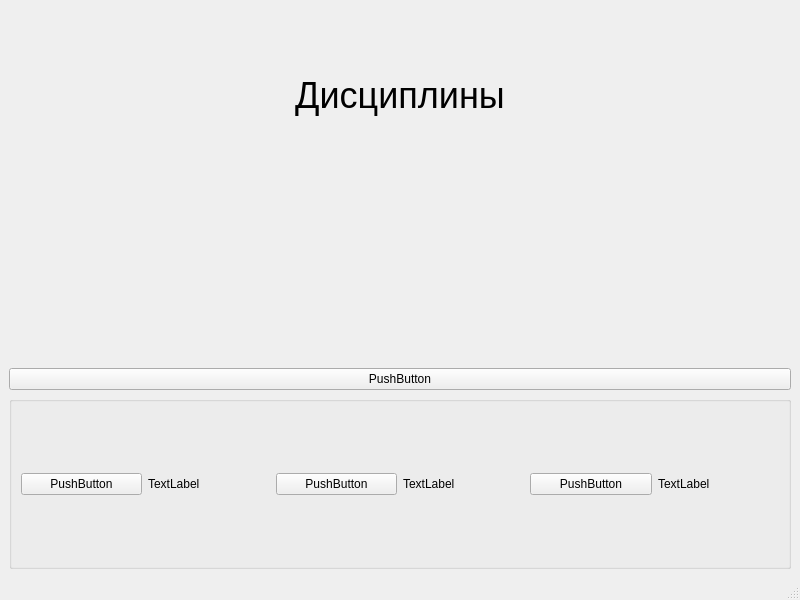
<?xml version="1.0" encoding="UTF-8"?>
<ui version="4.0">
 <class>MainWindow</class>
 <widget class="QMainWindow" name="MainWindow">
  <property name="geometry">
   <rect>
    <x>0</x>
    <y>0</y>
    <width>800</width>
    <height>600</height>
   </rect>
  </property>
  <property name="windowTitle">
   <string>MainWindow</string>
  </property>
  <widget class="QWidget" name="centralwidget">
   <layout class="QVBoxLayout" name="verticalLayout">
    <item>
     <widget class="QLabel" name="TitleLabel">
      <property name="font">
       <font>
        <pointsize>27</pointsize>
       </font>
      </property>
      <property name="text">
       <string>Дисциплины</string>
      </property>
      <property name="alignment">
       <set>Qt::AlignCenter</set>
      </property>
     </widget>
    </item>
    <item>
     <widget class="QLabel" name="Geography">
      <property name="text">
       <string/>
      </property>
      <property name="pixmap">
       <pixmap>Images/Geo.jpg</pixmap>
      </property>
     </widget>
    </item>
    <item>
     <widget class="QPushButton" name="geographyBtn">
      <property name="text">
       <string>PushButton</string>
      </property>
     </widget>
    </item>
    <item>
     <widget class="QGroupBox" name="groupBox">
      <property name="title">
       <string/>
      </property>
      <layout class="QHBoxLayout" name="horizontalLayout">
       <item>
        <widget class="QPushButton" name="mathBtn">
         <property name="text">
          <string>PushButton</string>
         </property>
        </widget>
       </item>
       <item>
        <widget class="QLabel" name="Math">
         <property name="text">
          <string>TextLabel</string>
         </property>
        </widget>
       </item>
       <item>
        <widget class="QPushButton" name="biologyBtn">
         <property name="text">
          <string>PushButton</string>
         </property>
        </widget>
       </item>
       <item>
        <widget class="QLabel" name="Biology">
         <property name="text">
          <string>TextLabel</string>
         </property>
        </widget>
       </item>
       <item>
        <widget class="QPushButton" name="historyBtn">
         <property name="text">
          <string>PushButton</string>
         </property>
        </widget>
       </item>
       <item>
        <widget class="QLabel" name="History">
         <property name="text">
          <string>TextLabel</string>
         </property>
        </widget>
       </item>
      </layout>
     </widget>
    </item>
   </layout>
  </widget>
  <widget class="QMenuBar" name="menubar">
   <property name="geometry">
    <rect>
     <x>0</x>
     <y>0</y>
     <width>800</width>
     <height>25</height>
    </rect>
   </property>
  </widget>
  <widget class="QStatusBar" name="statusbar"/>
 </widget>
 <resources/>
 <connections/>
</ui>
